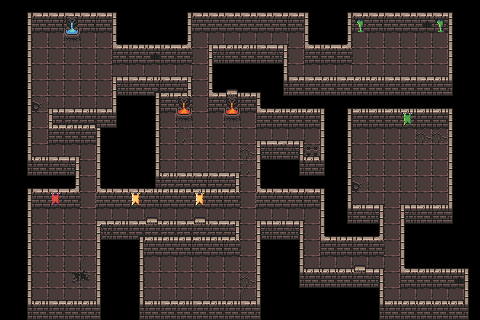

Rendered tile map (Tiled .tmx) drawn with the repository's tilesets; below, a short description and the map source with its tile grids summarised:
An orthogonal 30x20 tile map with 16x16 px tiles, 3 tile layers (Floor, Front, Back), 1 hidden layer not drawn, 2 tilesets.

<map version="1.0" tiledversion="1.0.3" orientation="orthogonal" renderorder="right-down" width="30" height="20" tilewidth="16" tileheight="16" nextobjectid="1">
 <tileset firstgid="1" source="BridgeHack.tsx" />
 <tileset firstgid="1025" source="colision.tsx" />
 <layer name="Collision" width="30" height="20" visible="0">
  <data>[600 cells, 388 non-empty, 4 distinct tile ids]</data>
 </layer>
 <layer name="Floor" width="30" height="20">
  <data>[600 cells, 212 non-empty, 10 distinct tile ids]</data>
 </layer>
 <layer name="Front" width="30" height="20">
  <data>[600 cells, 249 non-empty, 21 distinct tile ids]</data>
 </layer>
 <layer name="Back" width="30" height="20">
  <data>[600 cells, 165 non-empty, 17 distinct tile ids]</data>
 </layer>
</map>
